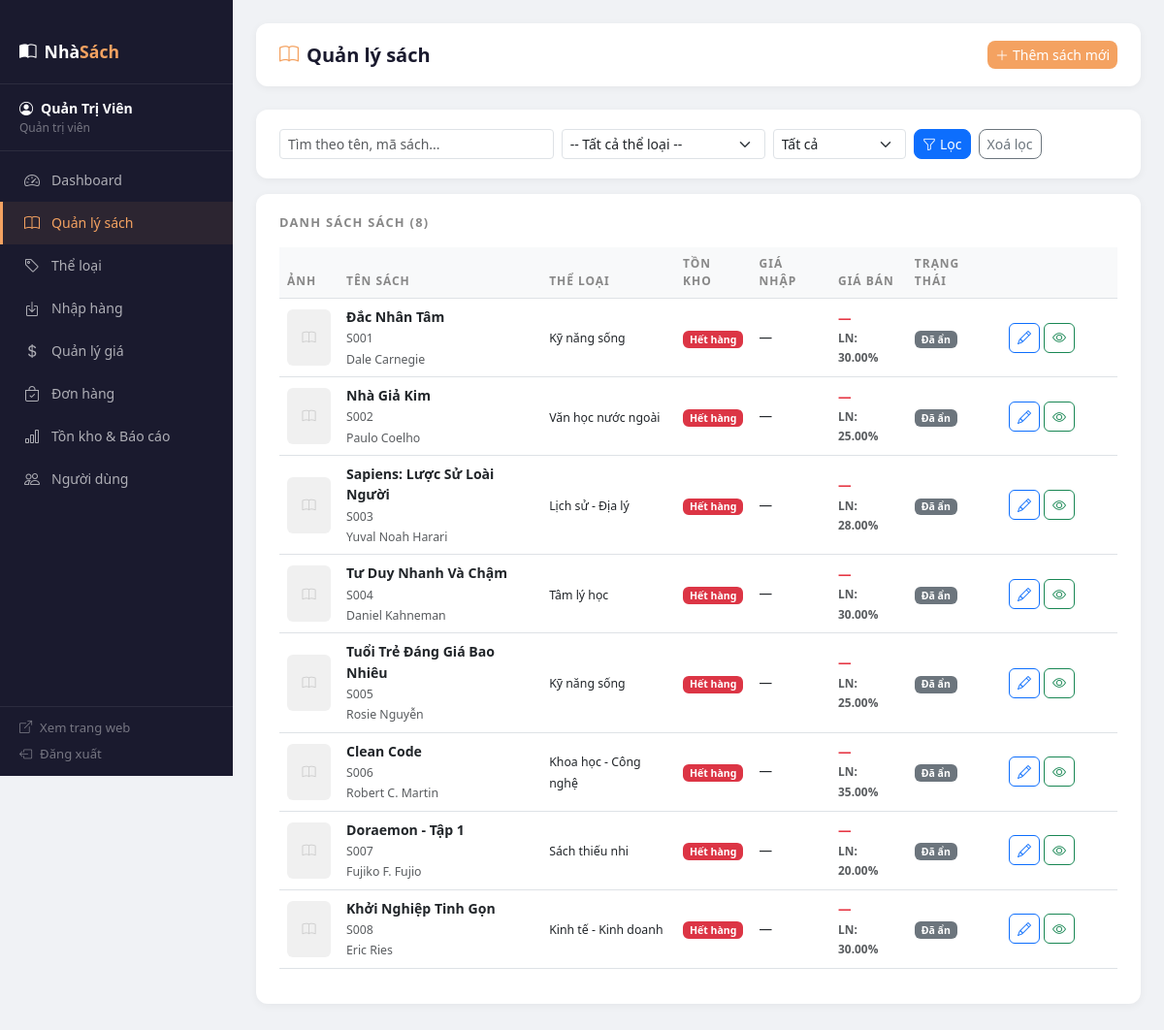
Screenshot of /admin/products.php (signed in) with the database file from the repository.
### tables this page shows
CREATE TABLE `sach` (
  `id` int(11) NOT NULL,
  `ma_sach` varchar(20) NOT NULL,
  `ten` varchar(255) NOT NULL,
  `tac_gia` varchar(150) DEFAULT NULL,
  `the_loai_id` int(11) NOT NULL,
  `nha_xb` varchar(150) DEFAULT NULL,
  `mo_ta` text DEFAULT NULL,
  `don_vi_tinh` varchar(30) DEFAULT 'cuốn',
  `hinh` varchar(255) DEFAULT NULL,
  `so_luong` int(11) NOT NULL DEFAULT 0,
  `gia_nhap` decimal(15,2) NOT NULL DEFAULT 0.00,
  `ty_le_ln` decimal(5,2) NOT NULL DEFAULT 0.00,
  `hien_trang` tinyint(1) NOT NULL DEFAULT 1,
  `da_nhap_hang` tinyint(1) NOT NULL DEFAULT 0,
  `ngay_tao` datetime DEFAULT current_timestamp()
);

CREATE TABLE `the_loai` (
  `id` int(11) NOT NULL,
  `ten` varchar(100) NOT NULL,
  `mo_ta` text DEFAULT NULL,
  `trang_thai` tinyint(1) NOT NULL DEFAULT 1
);

### admin/products.php (the view, shortened to what this page needs)
<?php
require_once 'includes/admin_header.php';
$filter_search = trim($_GET['search'] ?? '');
$filter_tt     = $_GET['trang_thai'] ?? 'tat_ca';
$where  = ["1=1"];
$params = [];
$where_sql = implode(' AND ', $where);
$sachs = $pdo->prepare("
    SELECT s.*, tl.ten AS ten_the_loai,
           ROUND(s.gia_nhap * (1 + s.ty_le_ln/100), 0) AS gia_ban
    FROM sach s JOIN the_loai tl ON tl.id = s.the_loai_id
    WHERE $where_sql
    ORDER BY s.ngay_tao DESC
");
$sachs->execute($params);
$sachs = $sachs->fetchAll();
?>
<div class="page-header">
  <h5><i class="bi bi-book me-2" style="color:#f4a261;"></i>Quản lý sách</h5>
  <button class="btn btn-sm" onclick="toggleForm()"
          style="background:#f4a261;color:#fff;border:none;border-radius:8px;">
    <i class="bi bi-plus-lg me-1"></i>Thêm sách mới
  </button>
</div>
<div class="admin-card mb-3">
  <form method="GET" action="/nhasach/admin/products.php" class="row g-2 align-items-end">
    <div class="col-md-4">
      <input type="text" name="search" class="form-control form-control-sm"
             placeholder="Tìm theo tên, mã sách..."
             value="<?= htmlspecialchars($filter_search) ?>">
    </div>
    <div class="col-md-3">
      <select name="the_loai" class="form-select form-select-sm">
        <option value="">-- Tất cả thể loại --</option>
      </select>
    </div>
    <div class="col-md-2">
      <select name="trang_thai" class="form-select form-select-sm">
        <option value="tat_ca" <?= $filter_tt=='tat_ca'?'selected':'' ?>>Tất cả</option>
      </select>
    </div>
    <div class="col-md-3 d-flex gap-2">
      <button type="submit" class="btn btn-sm btn-primary" style="border-radius:8px;">
        <i class="bi bi-funnel me-1"></i>Lọc
      </button>
      <a href="/nhasach/admin/products.php" class="btn btn-sm btn-outline-secondary" style="border-radius:8px;">
        Xoá lọc
      </a>
    </div>
  </form>
</div>
<div class="admin-card">
  <div class="d-flex justify-content-between mb-3">
    <div class="card-title mb-0">Danh sách sách (<?= count($sachs) ?>)</div>
  </div>
  <?php if (empty($sachs)): ?>
    <p class="text-muted text-center py-4">Không có sách nào.</p>
  <?php else: ?>
  <div class="table-responsive">
    <table class="table admin-table table-hover">
      <thead>
        <tr>
          <th style="width:60px;">Ảnh</th>
          <th>Tên sách</th>
          <th>Thể loại</th>
          <th>Tồn kho</th>
          <th>Giá nhập</th>
          <th>Giá bán</th>
          <th>Trạng thái</th>
          <th style="width:120px;"></th>
        </tr>
      </thead>
      <tbody>
        <?php foreach ($sachs as $s): ?>
          <tr>
            <td>
              <?php if (!empty($s['hinh']) && file_exists('../uploads/' . $s['hinh'])): ?>
                <img src="/nhasach/uploads/<?= htmlspecialchars($s['hinh']) ?>"
                     style="width:45px;height:58px;object-fit:cover;border-radius:6px;">
              <?php else: ?>
                <div style="width:45px;height:58px;background:#f0f0f0;border-radius:6px;
                            display:flex;align-items:center;justify-content:center;color:#ccc;">
                  <i class="bi bi-book"></i>
                </div>
              <?php endif; ?>
            </td>
            <td>
              <div class="fw-semibold" style="font-size:.88rem;">
                <?= htmlspecialchars($s['ten']) ?>
              </div>
              <small class="text-muted"><?= htmlspecialchars($s['ma_sach']) ?></small>
              <?php if (!empty($s['tac_gia'])): ?>
                <br><small class="text-muted"><?= htmlspecialchars($s['tac_gia']) ?></small>
              <?php endif; ?>
            </td>
            <td><small><?= htmlspecialchars($s['ten_the_loai']) ?></small></td>
            <td>
              <?php if ($s['so_luong'] == 0): ?>
                <span class="badge bg-danger">Hết hàng</span>
              <?php elseif ($s['so_luong'] <= 5): ?>
                <span class="badge bg-warning text-dark"><?= $s['so_luong'] ?></span>
              <?php else: ?>
                <span class="badge bg-success"><?= $s['so_luong'] ?></span>
              <?php endif; ?>
            </td>
            <td style="font-size:.85rem;">
              <?= $s['gia_nhap'] > 0 ? number_format($s['gia_nhap'], 0, ',', '.').'₫' : '—' ?>
            </td>
            <td style="font-size:.85rem; color:#e63946; font-weight:600;">
              <?= $s['gia_ban'] > 0 ? number_format($s['gia_ban'], 0, ',', '.').'₫' : '—' ?>
              <br><small class="text-muted">LN: <?= $s['ty_le_ln'] ?>%</small>
            </td>
            <td>
              <?php if ($s['hien_trang']): ?>
                <span class="badge bg-success">Đang bán</span>
              <?php else: ?>
                <span class="badge bg-secondary">Đã ẩn</span>
              <?php endif; ?>
            </td>
            <td>
              <div class="d-flex gap-1 flex-wrap">
                <a href="/nhasach/admin/products.php?edit=<?= $s['id'] ?>"
                   class="btn btn-sm btn-outline-primary" style="border-radius:6px;"
                   title="Sửa">
                  <i class="bi bi-pencil"></i>
                </a>
                <?php if ($s['hien_trang']): ?>
                  <a href="/nhasach/admin/products.php?action=delete&id=<?= $s['id'] ?>"
                     class="btn btn-sm btn-outline-danger" style="border-radius:6px;"
                     title="<?= $s['da_nhap_hang'] ? 'Ẩn sách' : 'Xoá sách' ?>"
                     onclick="return confirm('<?= $s['da_nhap_hang'] ? 'Ẩn sách này khỏi cửa hàng?' : 'Xoá hẳn sách này?' ?>')">
                    <i class="bi <?= $s['da_nhap_hang'] ? 'bi-eye-slash' : 'bi-trash3' ?>"></i>
                  </a>
                <?php else: ?>
                  <a href="/nhasach/admin/products.php?action=show&id=<?= $s['id'] ?>"
                     class="btn btn-sm btn-outline-success" style="border-radius:6px;"
                     title="Hiện lại">
                    <i class="bi bi-eye"></i>
                  </a>
                <?php endif; ?>
              </div>
            </td>
          </tr>
        <?php endforeach; ?>
      </tbody>
    </table>
  </div>
  <?php endif; ?>
</div>
<?php
require_once 'includes/admin_footer.php';
?>

### admin/includes/admin_header.php (shortened to what this page needs)
<?php
$current_page = basename($_SERVER['PHP_SELF']);
$nav_items = [
    ['file' => 'index.php',     'icon' => 'bi-speedometer2',  'label' => 'Dashboard'],
    ['file' => 'products.php',  'icon' => 'bi-book',          'label' => 'Quản lý sách'],
    ['file' => 'categories.php','icon' => 'bi-tag',           'label' => 'Thể loại'],
    ['file' => 'import.php',    'icon' => 'bi-box-arrow-in-down','label' => 'Nhập hàng'],
    ['file' => 'prices.php',    'icon' => 'bi-currency-dollar','label' => 'Quản lý giá'],
    ['file' => 'orders.php',    'icon' => 'bi-bag-check',     'label' => 'Đơn hàng'],
    ['file' => 'inventory.php', 'icon' => 'bi-bar-chart',     'label' => 'Tồn kho & Báo cáo'],
    ['file' => 'users.php',     'icon' => 'bi-people',        'label' => 'Người dùng'],
];
?>
<!DOCTYPE html>
<html lang="vi">
<head>
  <link href="https://cdn.jsdelivr.net/npm/bootstrap@5.3.0/dist/css/bootstrap.min.css" rel="stylesheet">
  <link href="https://cdn.jsdelivr.net/npm/bootstrap-icons@1.10.5/font/bootstrap-icons.css" rel="stylesheet">
  <link href="/nhasach/assets/css/style.css" rel="stylesheet">
</head>
<body>
<div class="admin-sidebar">
  <div class="sidebar-brand">
    <i class="bi bi-book-half me-2"></i>Nhà<span>Sách</span>
  </div>
  <div class="sidebar-admin-info">
    <div class="name"><i class="bi bi-person-circle me-2"></i><?= htmlspecialchars($_SESSION['admin_ten']) ?></div>
    <div class="role">Quản trị viên</div>
  </div>
  <nav class="sidebar-nav">
    <?php foreach ($nav_items as $item): ?>
      <a href="/nhasach/admin/<?= $item['file'] ?>"
         class="admin-nav-link <?= $current_page === $item['file'] ? 'active' : '' ?>">
        <i class="bi <?= $item['icon'] ?>"></i>
        <?= $item['label'] ?>
      </a>
    <?php endforeach; ?>
  </nav>
  <div class="sidebar-footer">
    <a href="/nhasach/index.php" target="_blank">
      <i class="bi bi-box-arrow-up-right"></i> Xem trang web
    </a>
    <a href="/nhasach/admin/logout.php" class="mt-2">
      <i class="bi bi-box-arrow-left"></i> Đăng xuất
    </a>
  </div>
</div>
<div class="admin-content">

### admin/includes/admin_footer.php (shortened to what this page needs)
</div>
</body>
</html>

### assets/css/style.css (style rules this page uses)
:root { --primary: #1a1a2e; --accent: #f4a261; --accent-dk: #e08c4a; --danger: #e63946; --light-bg: #f8f9fa; --card-radius: 12px; }
body { color: #2d2d2d; background: var(--light-bg); }
a { text-decoration: none; }
.admin-sidebar { background: var(--primary); min-height: 100vh; padding-top: 20px; width: 240px; position: fixed; left: 0; top: 0; }
.admin-nav-link { display: flex; align-items: center; gap: 10px; color: rgba(255, 255, 255, 0.7); padding: 10px 20px; font-size: 0.9rem; transition: all 0.15s; text-decoration: none; }
.admin-nav-link:hover, .admin-nav-link.active { background: rgba(255, 255, 255, 0.08); color: var(--accent); border-left: 3px solid var(--accent); }
.admin-content { margin-left: 240px; padding: 24px; min-height: 100vh; }

### admin/includes/admin_header.php (style rules this page uses)
body { background: #f0f2f5; font-family: 'Segoe UI', sans-serif; }
.admin-sidebar { width: 240px; background: #1a1a2e; min-height: 100vh; position: fixed; left: 0; top: 0; z-index: 100; display: flex; flex-direction: column; }
.sidebar-brand { padding: 20px; font-size: 1.1rem; font-weight: 800; color: #fff; border-bottom: 1px solid rgba(255,255,255,.08); }
.sidebar-brand span { color: #f4a261; }
.sidebar-admin-info { padding: 14px 20px; border-bottom: 1px solid rgba(255,255,255,.08); }
.sidebar-admin-info .name { color: #fff; font-size: .88rem; font-weight: 600; }
.sidebar-admin-info .role { color: rgba(255,255,255,.4); font-size: .75rem; }
.sidebar-nav { flex: 1; padding: 8px 0; }
.admin-nav-link { display: flex; align-items: center; gap: 10px; color: rgba(255,255,255,.65); padding: 10px 20px; font-size: .88rem; text-decoration: none; transition: all .15s; border-left: 3px solid transparent; }
.admin-nav-link.active { color: #f4a261; background: rgba(244,162,97,.08); border-left-color: #f4a261; }
.admin-nav-link i { font-size: 1rem; width: 20px; text-align: center; }
.sidebar-footer { padding: 12px 20px; border-top: 1px solid rgba(255,255,255,.08); }
.sidebar-footer a { color: rgba(255,255,255,.4); font-size: .82rem; text-decoration: none; display: flex; align-items: center; gap: 8px; }
.admin-content { margin-left: 240px; padding: 24px; min-height: 100vh; }
.page-header { background: #fff; border-radius: 12px; padding: 18px 24px; margin-bottom: 24px; box-shadow: 0 2px 8px rgba(0,0,0,.05); display: flex; align-items: center; justify-content: space-between; flex-wrap: wrap; gap: 12px; }
.page-header h5 { margin: 0; font-weight: 700; color: #1a1a2e; }
.admin-card { background: #fff; border-radius: 12px; box-shadow: 0 2px 8px rgba(0,0,0,.05); padding: 20px 24px; margin-bottom: 20px; }
.admin-card .card-title { font-size: .8rem; text-transform: uppercase; letter-spacing: .1em; color: #888; font-weight: 600; margin-bottom: 16px; }
.admin-table { font-size: .88rem; }
.admin-table th { font-size: .75rem; text-transform: uppercase; letter-spacing: .08em; color: #888; font-weight: 600; border-top: none; background: #f8f9fa; }
.admin-table td { vertical-align: middle; }

### rows the page displays
sach: ten "Đắc Nhân Tâm", ma_sach "S001", tac_gia "Dale Carnegie", the_loai.ten "Kỹ năng sống", so_luong "Hết hàng", ty_le_ln "30.00", hien_trang "Đã ẩn"
sach: ten "Nhà Giả Kim", ma_sach "S002", tac_gia "Paulo Coelho", the_loai.ten "Văn học nước ngoài", so_luong "Hết hàng", ty_le_ln "25.00", hien_trang "Đã ẩn"
sach: ten "Sapiens: Lược Sử Loài Người", ma_sach "S003", tac_gia "Yuval Noah Harari", the_loai.ten "Lịch sử - Địa lý", so_luong "Hết hàng", ty_le_ln "28.00", hien_trang "Đã ẩn"
sach: ten "Tư Duy Nhanh Và Chậm", ma_sach "S004", tac_gia "Daniel Kahneman", the_loai.ten "Tâm lý học", so_luong "Hết hàng", ty_le_ln "30.00", hien_trang "Đã ẩn"
sach: ten "Tuổi Trẻ Đáng Giá Bao Nhiêu", ma_sach "S005", tac_gia "Rosie Nguyễn", the_loai.ten "Kỹ năng sống", so_luong "Hết hàng", ty_le_ln "25.00", hien_trang "Đã ẩn"
sach: ten "Clean Code", ma_sach "S006", tac_gia "Robert C. Martin", the_loai.ten "Khoa học - Công nghệ", so_luong "Hết hàng", ty_le_ln "35.00", hien_trang "Đã ẩn"
sach: ten "Doraemon - Tập 1", ma_sach "S007", tac_gia "Fujiko F. Fujio", the_loai.ten "Sách thiếu nhi", so_luong "Hết hàng", ty_le_ln "20.00", hien_trang "Đã ẩn"
sach: ten "Khởi Nghiệp Tinh Gọn", ma_sach "S008", tac_gia "Eric Ries", the_loai.ten "Kinh tế - Kinh doanh", so_luong "Hết hàng", ty_le_ln "30.00", hien_trang "Đã ẩn"

### other values shown
$_SESSION['admin_ten'] "Quản Trị Viên"
$item['label'] "Dashboard"
$item['label'] "Quản lý sách"
$item['label'] "Thể loại"
$item['label'] "Nhập hàng"
$item['label'] "Quản lý giá"
$item['label'] "Đơn hàng"
$item['label'] "Tồn kho & Báo cáo"
$item['label'] "Người dùng"
count($sachs) "8"
